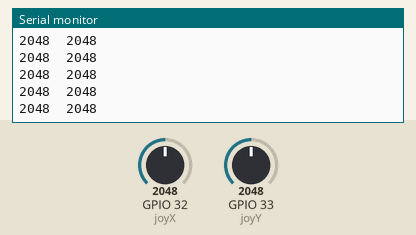
The sketch below on a simulated ESP32. Parts: the last lines printed to the serial monitor. The test bench sets the inputs (shaded band); at power-on: GPIO 32 (joyX) = 2048, GPIO 33 (joyY) = 2048.

Above: at 1.2 s.
1.3 s: GPIO 32 (joyX) set to 2866
At 2.2 s:
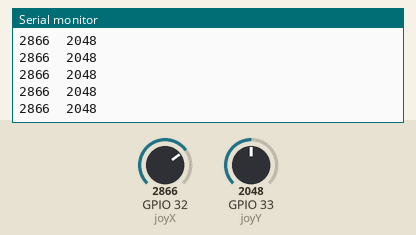
4.3 s: GPIO 33 (joyY) set to 2866
At 4.9 s:
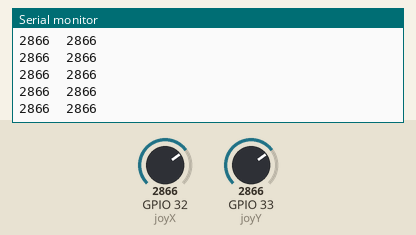
5.8 s: GPIO 32 (joyX) set to 3603
At 6.8 s:
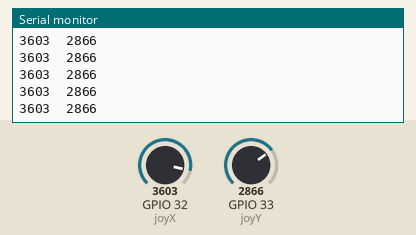
7.3 s: GPIO 33 (joyY) set to 3603
At 8.3 s:
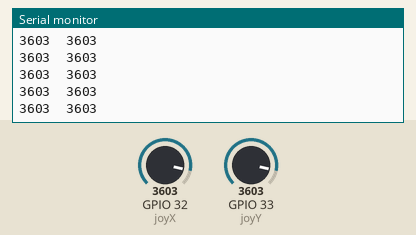
Timing chart, 0 to 9.8 s (numbered marks = the images above; inputs shaded):
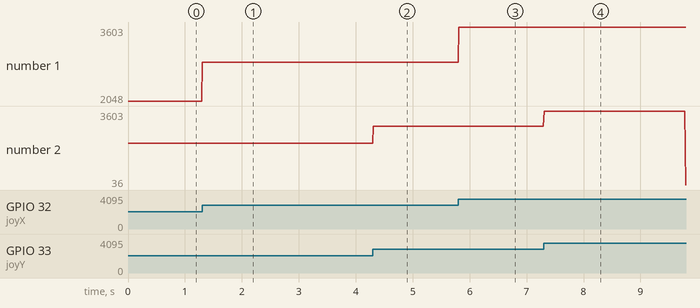

The sketch:

analog_stick_test.ino
```cpp
//int VRx = 32;
//int VRy = 33;
//int SW = 35;
//
//int xPosition = 0;
//int yPosition = 0;
//int SW_state = 0;
//int mapX = 0;
//int mapY = 0;
//
//void setup() {
//  Serial.begin(9600);
//
//  pinMode(VRx, INPUT);
//  pinMode(VRy, INPUT);
//  pinMode(SW, INPUT);
//
//}
//
//void loop() {
//  xPosition = analogRead(VRx);
//  yPosition = analogRead(VRy);
//  SW_state = digitalRead(SW);
//  mapX = map(xPosition, 0, 1023, -512, 512);
//  mapY = map(yPosition, 0, 1023, -512, 512);
//
//  Serial.print("X: ");
//  Serial.println(mapX);
////  Serial.print(" | Y: ");
////  Serial.println(mapY);
////  Serial.print(" | Button: ");
////  Serial.println(SW_state);
//
//  delay(100);
//
//}

#define joyX 32
#define joyY 33

void setup() {
  Serial.begin(9600);
}

void loop() {

  int xValue = analogRead(joyX);
  int yValue = analogRead(joyY);


  Serial.print(xValue);
  Serial.print("\t");
  Serial.println(yValue);
}
```

Measured:
- after the input at 1.3 s, the serial monitor: prints a new line at once (image 1)
- after the input at 4.3 s, the serial monitor: prints a new line at once (image 2)
- after the input at 5.8 s, the serial monitor: prints a new line at once (image 3)
- after the input at 7.3 s, the serial monitor: prints a new line at once (image 4)
- plotted number 1: 2048 → 2866 after the input at 1.3 s, 2866 → 3603 after the input at 5.8 s
- plotted number 2: 2866 → 36 after the input at 7.3 s
